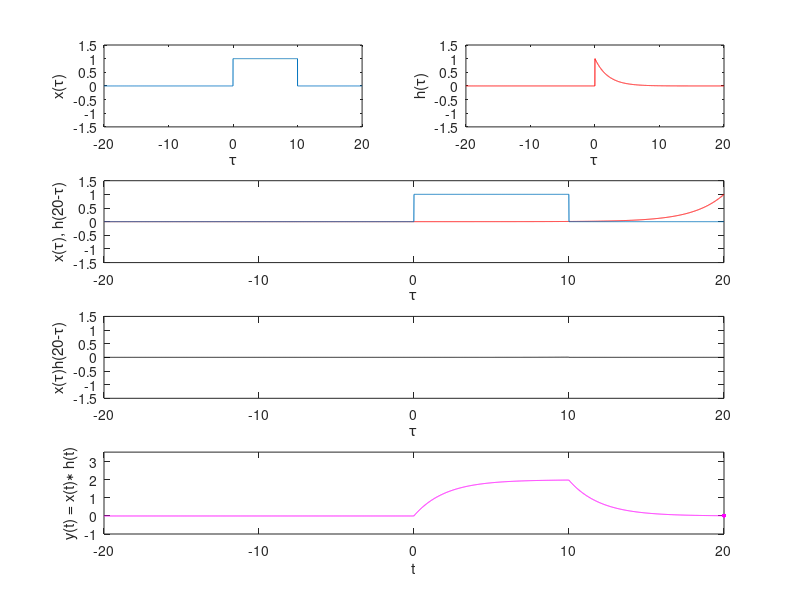

Reproduce this figure in MATLAB.
clear all
close all
clc

T = 20;
dt = 0.01;
N = T/dt;
t = -T:dt:T;
L = 10;
alpha = exp(-0.5);
x = [zeros(1,N) ones(1,L/dt) zeros(1,N-L/dt+1)];
h = [zeros(1,N) alpha.^t(end-N:end)];

y = [];
figure
i = 1;
for n = -N:N
    if mod(n,1/dt) == 0
        subplot(4,2,1)
        plot(t,x,'MarkerFaceColor','blue'), axis([-T T -1.5 1.5]), xlabel('\tau'), ylabel('x(\tau)')
        subplot(4,2,2)
        plot(t,h,'r','MarkerFaceColor','red'), axis([-T T -1.5 1.5]), xlabel('\tau'), ylabel('h(\tau)')
    end
    if n<0
        if mod(n,1/dt) == 0
            subplot(4,2,[3,4])
            plot(t,[h(end-abs(n):-1:1) zeros(1,abs(n))],'r','MarkerFaceColor','red','MarkerSize',10), hold on,
            plot(t,x,'MarkerFaceColor','blue'), axis([-T T -1.5 1.5]), xlabel('\tau'), ylabel(['x(\tau), h(' sprintf('%2.0f',n*dt) '-\tau)'])
            hold off
            subplot(4,2,[5,6])
            plot(t,x.*[h(end-abs(n):-1:1) zeros(1,abs(n))],'k','MarkerFaceColor','black'), axis([-T T -1.5 1.5])
            xlabel('\tau'), ylabel(['x(\tau)h(' sprintf('%2.0f',n*dt) '-\tau)'])
            subplot(4,2,[7,8])
        end
        y = [y sum(x.*[h(end-abs(n):-1:1) zeros(1,abs(n))])*dt];
        if mod(n,1/dt) == 0
            plot(t,[y NaN(1,2*N+1-i)],'m','MarkerFaceColor','magenta'), hold on,
            plot(t(i),y(end),'m','MarkerFaceColor','magenta','MarkerSize',10),
            axis([-T T -1 1/(1-alpha)+1]), xlabel('t'), ylabel('y(t) = x(t)\ast h(t)')
         end
    else
        if mod(n,1/dt) == 0
            subplot(4,2,[3,4])
            plot(t,[zeros(1,n) h(end:-1:1+n) ],'r','MarkerFaceColor','red','MarkerSize',10), hold on,
            plot(t,x,'MarkerFaceColor','blue'), axis([-T T -1.5 1.5]), xlabel('\tau'), ylabel(['x(\tau), h(' sprintf('%2.0f',n*dt) '-\tau)'])
            hold off
            subplot(4,2,[5,6])
            plot(t,x.*[zeros(1,n) h(end:-1:1+n)],'k','MarkerFaceColor','black'), axis([-T T -1.5 1.5])
            xlabel('\tau'), ylabel(['x(\tau)h(' sprintf('%2.0f',n*dt) '-\tau)'])
            subplot(4,2,[7,8])
        end
        y = [y sum(x.*[zeros(1,n) h(end:-1:1+n)])*dt];
        if mod(n,1/dt) == 0
            plot(t,[y NaN(1,2*N+1-i)],'m','MarkerFaceColor','magenta'), hold on,
            plot(t(i),y(end),'m','MarkerFaceColor','magenta','MarkerSize',10),
            axis([-T T -1 1/(1-alpha)+1]), xlabel('t'), ylabel('y(t) = x(t)\ast h(t)')
         end
    end
    if mod(n,1/dt) == 0
        hold off
        pause
    end
    i = i + 1;
end
